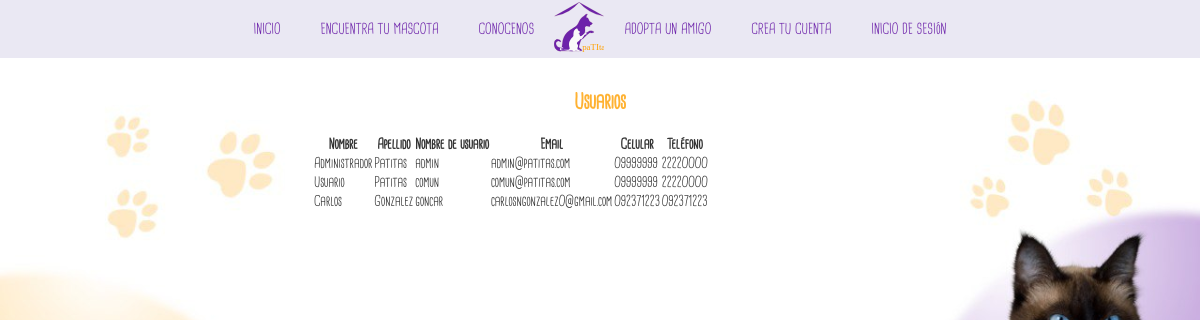
The app's page /verusuarios with its own data.
### patitas/models.py (models this page shows, shortened)
class Usuario(UserMixin, db.Model):
	id = db.Column(db.Integer, primary_key=True)
	username = db.Column(db.String(40), unique=True)
	email = db.Column(db.String(200), unique=True)
	password = db.Column(db.String(32))
	nombre = db.Column(db.String(80))
	apellido = db.Column(db.String(80))
	celular = db.Column(db.String(20))
	telefono = db.Column(db.String(20))
	fecha_registro = db.Column(db.DateTime, nullable=True)
	confirmado = db.Column(db.Boolean, nullable=False, default=False)
	fecha_confirmado = db.Column(db.DateTime, nullable=True)
	rol_id = db.Column(db.Integer, db.ForeignKey('rol.id'), default=2)
	publicaciones = db.relationship('Mascota', backref='mascota', lazy='dynamic')

### patitas/views.py (the view)
@app.route('/verusuarios', methods=['GET'])
def ver_usuarios_template():
    usuarios = Usuario.query.all()
    return render_template('listarusuarios.html', usuarios=usuarios)

### patitas/templates/listarusuarios.html (shortened to what this page needs)
<!DOCTYPE html>
<html lang="es">
<head>
    <link rel="stylesheet" href="../static/css/conocenos.css">
</head>
<body class="header">
<main>
    <header class="header">
        <nav class="navigator">
            <ul>
                <li><a href="inicio">INICIO</a></li>
                <li><a href="encuentra">ENCUENTRA TU MASCOTA</a></li>
                <li><a href="conocenos">CONOCENOS</a></li>
                <div class="nav__logo">
                    <a href="inicio"><img src="../static/img/logo.svg" height="50px" alt="logo de Patitas"></a>
                </div>
                <li><a href="adopta">ADOPTA UN AMIGO</a></li>
                <li>{% if user_logueado %}<a href="registrar">INGRESAR MASCOTA</a> {% else %}<a href="registro">CREA TU CUENTA</a>{% endif %}</li>
                <li>{% if user_logueado %}<a href="me">MI PERFIL</a> {% else %}<a href="login">INICIO DE SESIóN</a>{% endif %}</li>
            </ul>
        </nav>
    </header>
    <section class="section">
    <p>
        <h1> Usuarios </h1>
        <table>
            <tr>
                <th>Nombre</th>
                <th>Apellido</th>
                <th>Nombre de usuario</th>
                <th>Email</th>
                <th>Celular</th>
                <th>Teléfono</th>
            </tr>
            {% for usuario in usuarios %}
            <tr>
              <td>
                {{usuario.nombre}}
              </td>
              <td>
                {{usuario.apellido}}
              </td>
              <td>
                {{usuario.username}}
              </td>
              <td>
                {{usuario.email}}
              </td>
              <td>
                {{usuario.celular}}
              </td>
              <td>
                {{usuario.telefono}}
              </td>
            </tr>
            {% endfor %}
        </table>
    </section>
</main>
</body>
</html>

### patitas/static/css/conocenos.css (style rules this page uses)
* { -webkit-box-sizing: border-box; box-sizing: border-box; padding: 0; margin: 0; font-family: 'Cardenio-Modern', sans-serif; }
html { font-size: 62.5%; }
body { background-image: url(../img/conocenos.jpeg); background-size: cover; }
.navigator { width: 100%; margin: auto; background: #EAE8F3; font-size: 1.5rem; }
.navigator ul { width: 100%; display: -webkit-box; display: -ms-flexbox; display: flex; -webkit-box-align: center; -ms-flex-align: center; align-items: center; -webkit-box-pack: center; -ms-flex-pack: center; justify-content: center; list-style: none; }
.navigator ul li { float: left; }
.navigator ul li a { color: #6D23AA; padding: 2rem; display: block; text-decoration: none; }
.section { margin: auto; padding: 1%; background-color: #FFFFFF; max-width: 50%; font-size: 1.45rem; opacity: 0.8; }
.section h1 { margin: 2rem; text-align: center; color: #FFA000; }

### records on screen
Usuario: nombre "Administrador", apellido "Patitas", username "admin", email "admin@patitas.com", celular "09999999", telefono "22220000"
Usuario: nombre "Usuario", apellido "Patitas", username "comun", email "comun@patitas.com", celular "09999999", telefono "22220000"
Usuario: nombre "Carlos", apellido "Gonzalez", username "goncar", email "carlosngonzalez0@gmail.com", celular "092371223", telefono "092371223"
